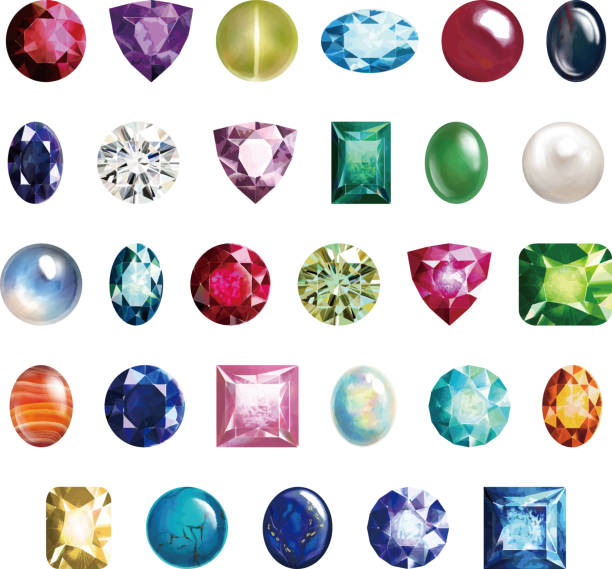
#> input picture test/1.jpg, 612 x 569 px
$ python -i image_processor.py   (imports and definitions only)
#> lines starting #> are read from the running program, lines starting #| are printed output that depends on the picture; after the words box and inside, x2 and y2 are one past the last pixel; in counts of white or black regions, pixels touching at a corner belong together
#> further down, picture is the input picture: shape (569, 612, 3); mean B, G, R 205.5, 204.5, 205.5
import cv2
import math
import numpy as np
from stl import mesh


# [10 lines left out: functions smooth_contour, scale_contour, not called in this run]


def get_contours(img):
    # Convert to grayscale
    gray = cv2.cvtColor(img, cv2.COLOR_BGR2GRAY)
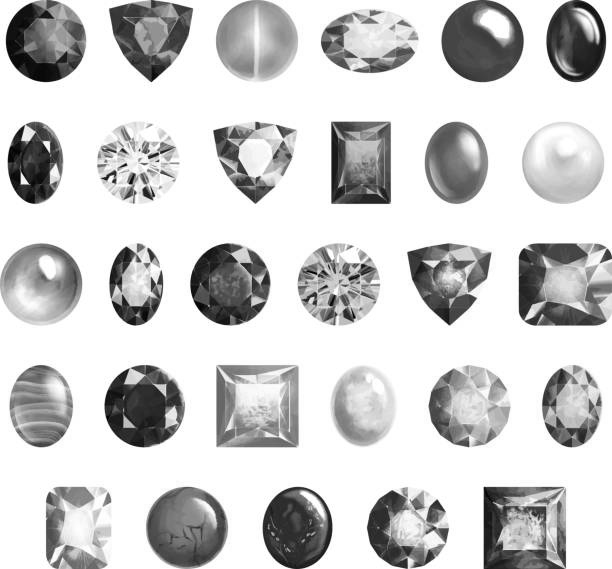
#> gray: shape (569, 612); min 0, max 255, mean 204.9
    gray = cv2.convertScaleAbs(gray)
    median_blur = cv2.medianBlur(gray, 5)

    edges = cv2.Canny(median_blur, 50, 200)
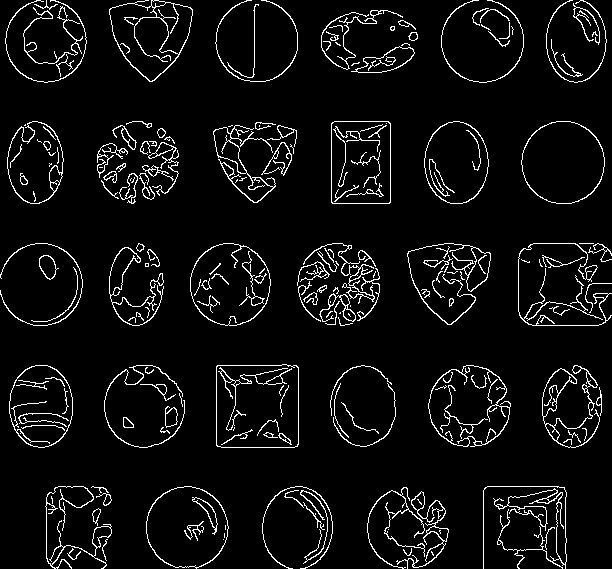
#> edges: shape (569, 612); 5.9% white in thin lines or dots

    ret, thresh = cv2.threshold(edges, 127, 255, 0)
    contours, hierarchy = cv2.findContours(
        thresh, cv2.RETR_TREE, cv2.CHAIN_APPROX_SIMPLE
    )
#> contours = 294 contours, 154 with area under 20; largest, box (x1, y1, x2, y2) and area: (216, 364, 299, 448) 6714, (216, 364, 299, 448) 6706, (521, 121, 605, 204) 5366, (521, 121, 605, 204) 5300, (146, 486, 229, 569) 5236
    return contours


# [156 lines left out: functions draw_line, process_size, convert_to_stl, largest_contour, not called in this run]

>>> import cv2
>>> picture = cv2.imread('../test/1.jpg')
>>> result = get_contours(picture)
#> result has the same summary as contours in get_contours

$ run again, on test/2.jpg
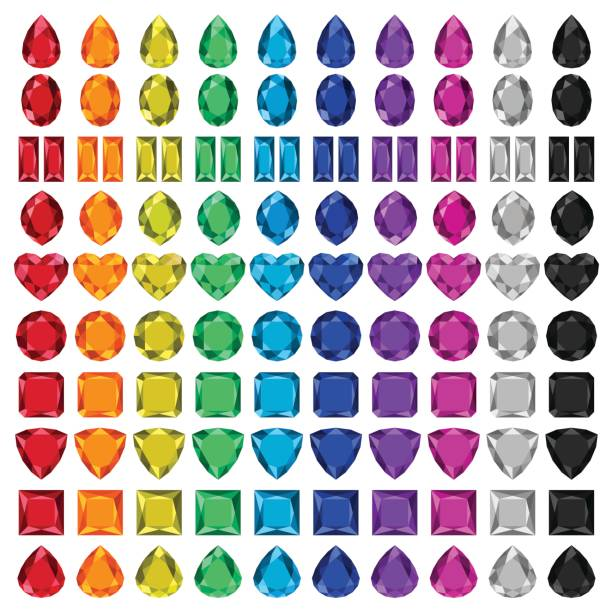
#> input picture test/2.jpg, 612 x 612 px
#> picture is the input picture: shape (612, 612, 3); mean B, G, R 181.6, 181.7, 190.6
#> in get_contours, `gray = cv2.cvtColor(img, cv2.COLOR_BGR2GRAY)`:
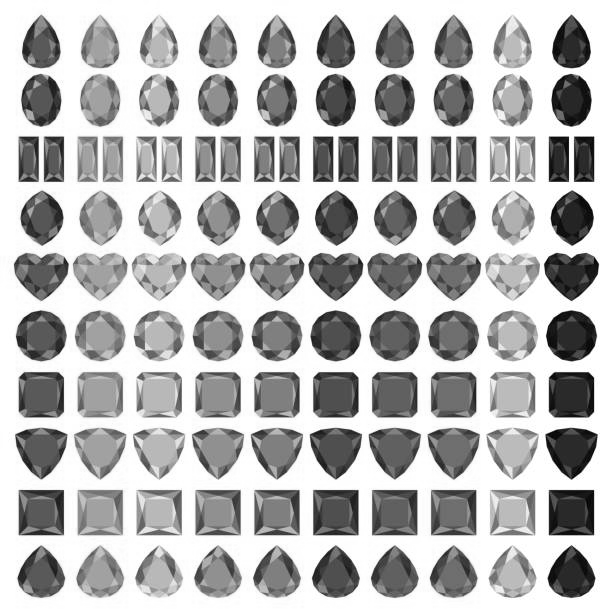
#> gray: shape (612, 612); min 0, max 255, mean 184.3
#> in get_contours, `edges = cv2.Canny(median_blur, 50, 200)`:
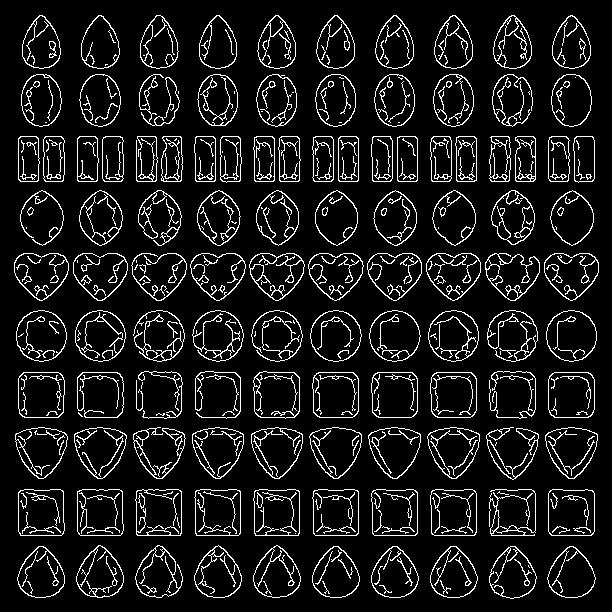
#> edges: shape (612, 612); 9.8% white in thin lines or dots
#> contours = 615 contours, 282 with area under 20; largest, box (x1, y1, x2, y2) and area: (548, 489, 595, 536) 2067, (548, 489, 595, 536) 2059, (77, 489, 124, 536) 2054, (77, 489, 124, 536) 2048, (135, 489, 182, 536) 2048
#> result has the same summary as contours in get_contours

$ run again, on test/3.jpg
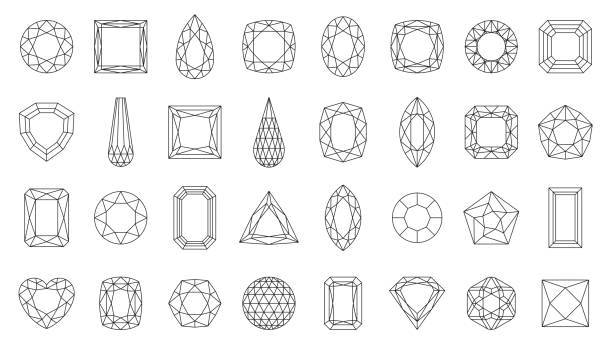
#> input picture test/3.jpg, 612 x 350 px
#> picture is the input picture: shape (350, 612, 3); min 2, max 255, mean 241.4
#> in get_contours, `median_blur = cv2.medianBlur(gray, 5)`:
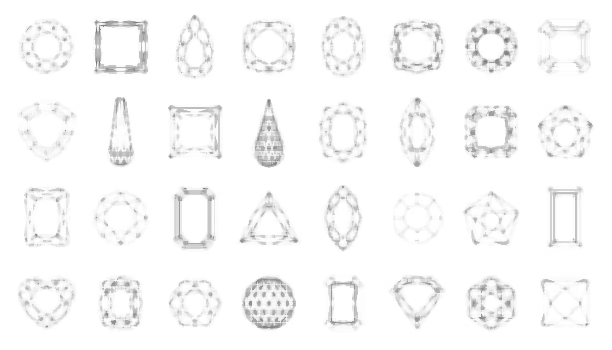
#> median_blur: shape (350, 612); min 116, max 255, mean 248.6
#> in get_contours, `edges = cv2.Canny(median_blur, 50, 200)`:
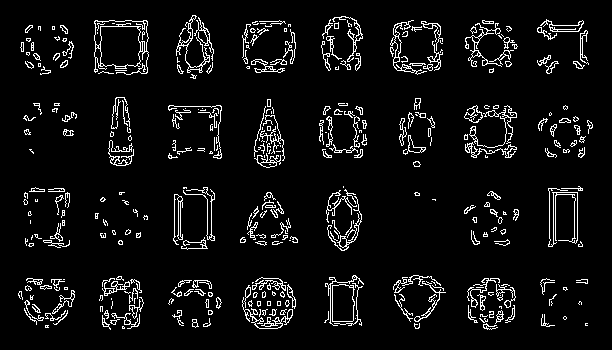
#> edges: shape (350, 612); 6.4% white in thin lines or dots, all inside (x1, y1, x2, y2) = (18, 15, 593, 330)
#> contours = 736 contours, 564 with area under 20; largest, box (x1, y1, x2, y2) and area: (94, 20, 149, 75) 2232, (100, 26, 141, 67) 1506, (332, 284, 355, 322) 764, (332, 284, 355, 322) 750, (94, 20, 149, 52) 504
#> result has the same summary as contours in get_contours
